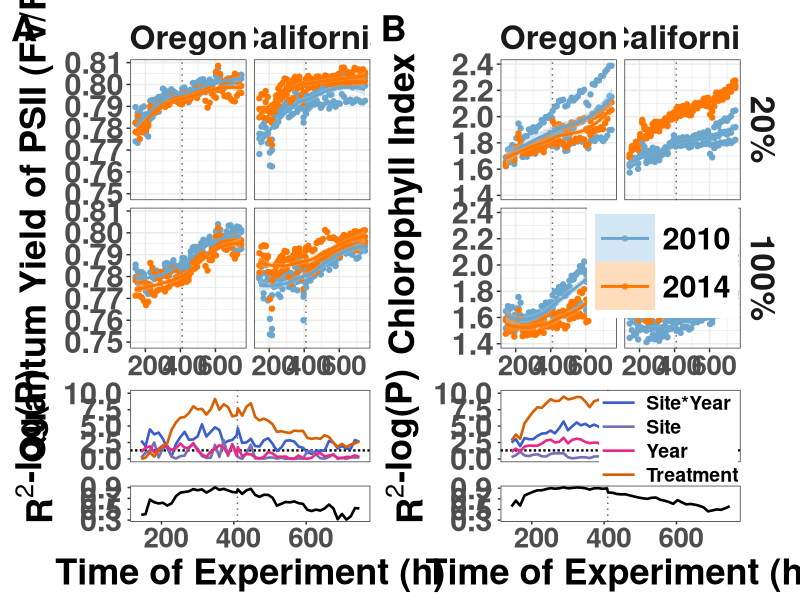
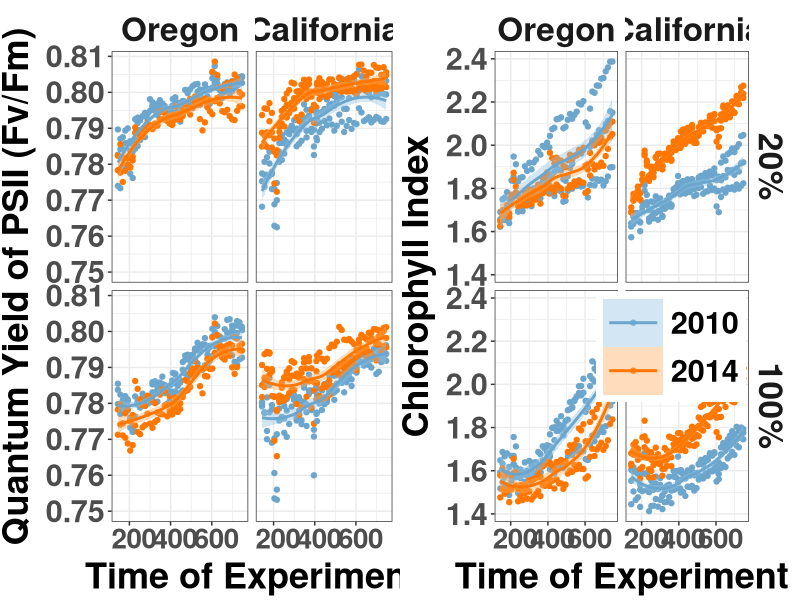
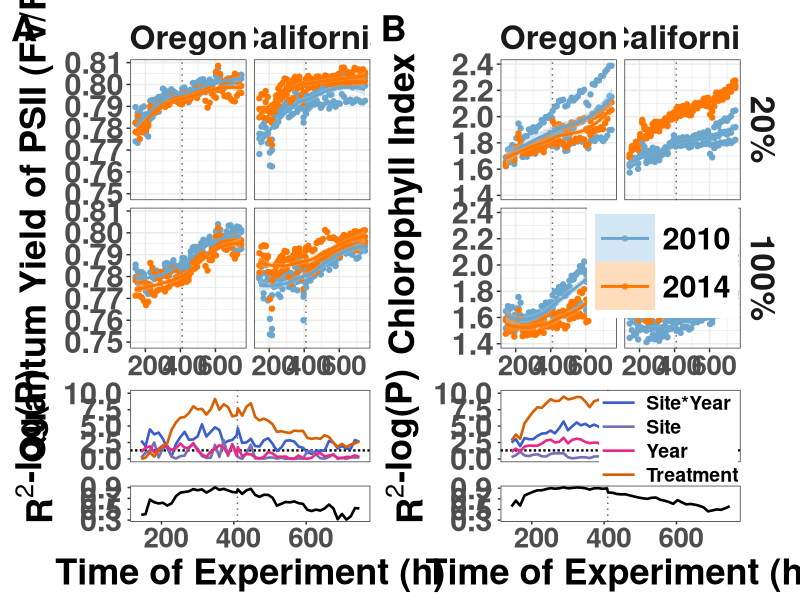

Source code (R) for these figures, in order:
##################################################################################
## Fig 2 : Fv/FM and Chlorophyl graphs with P-values
## Get select graphs for 20 and 100%
## 
###################################################################################
#Import libraries
library(tidyverse)

#Import Data
PS2_all <- read_csv("data/PS2_all.csv")
PS2_all <- PS2_all %>% mutate(Treatment = factor(Treatment, levels = c("20%", "40%", "60%", "80%", "100%")),
                              Timepoint = factor(Timepoint, levels = c("Early", "Late")))

#Colors: solid line/point colors by Year, and lighter fill colors for geom_smooth ribbons
year_colors <- c("2010" = "skyblue3", "2014" = "#FF7700")
year_fill_colors <- c("2010" = "#8FC1E3", "2014" = "#FFA858")


###################################################################################
#Linear Models

library(car)
library(patchwork)

# Data for the models: 20% and 100% only (same subset as the top graphs)
PS2_sub <- PS2_all %>%
  dplyr::filter(Treatment %in% c("20%", "100%")) %>%
  mutate(Treatment = factor(Treatment, levels = c("20%", "100%")),
         Year = factor(Year, levels = c(2010, 2014)),
         Site = factor(Site, levels = c("Oregon", "California")))

#Overall models
mod_FvFm <- lm(Fv.Fm ~ Site * Year + Treatment, data = PS2_sub)
Anova(mod_FvFm)

mod_ChlIdx <- lm(ChlIdx ~ Site * Year + Treatment, data = PS2_sub)
Anova(mod_ChlIdx)



###################################### Fv.Fm: 20% vs 100%, Both Sites ######################################
############################################################################################################
p_fvfm <- PS2_all %>%
  dplyr::filter(Treatment %in% c("20%", "100%")) %>%
  mutate(Treatment = factor(Treatment, levels = c("20%", "100%")),
         Year = factor(Year, levels = c(2010, 2014)),
         Site = factor(Site, levels = c("Oregon", "California"))) %>%
  ggplot(aes(x = TOE, y = Fv.Fm, color = Year, fill = Year)) +
  geom_point() +
  scale_color_manual(values = year_colors, name = "Year") +
  scale_fill_manual(values = year_fill_colors, name = "Year") +
  geom_smooth() +
  facet_grid(Treatment ~ Site) +
  coord_cartesian(ylim = c(0.75, NA)) +
  labs(x = "Time of Experiment", y = "Quantum Yield of PSII (Fv/Fm)") +
  theme_bw() + theme(
    axis.text.x = element_text(size = 20, face = "bold", hjust = 0.4),
    axis.text.y = element_text(size = 22, face = "bold"),
    axis.title.x = element_text(color = "black", size = 26, vjust = 0.5, face = "bold"),
    axis.title.y = element_text(color = "black", size = 26, vjust = 1.7, face = "bold", hjust = 0.5),
    legend.title = element_blank(),
    legend.text = element_text(size = 26, face = "bold"),
    legend.key.size = unit(2, "lines"),
    legend.key.height = unit(1.6, "lines"),
    strip.text = element_text(size = 24, face = "bold"),
    strip.background = element_blank()
  )

#ggsave("paper_graphs/multi_join/select/fvfm_20_100.pdf",
#       plot = p_fvfm, width = 10, height = 10, units = "in")


###################################### ChlIdx: 20% vs 100%, Both Sites #####################################
############################################################################################################

p_chlidx <- PS2_all %>%
  dplyr::filter(Treatment %in% c("20%", "100%")) %>%
  mutate(Treatment = factor(Treatment, levels = c("20%", "100%")),
         Year = factor(Year, levels = c(2010, 2014)),
         Site = factor(Site, levels = c("Oregon", "California"))) %>%
  ggplot(aes(x = TOE, y = ChlIdx, color = Year, fill = Year)) +
  geom_point() +
  scale_color_manual(values = year_colors, name = "Year") +
  scale_fill_manual(values = year_fill_colors, name = "Year") +
  geom_smooth() +
  facet_grid(Treatment ~ Site) +
  labs(x = "Time of Experiment", y = "Chlorophyll Index") +
  theme_bw() + theme(
    axis.text.x = element_text(size = 20, face = "bold", hjust = 0.4),
    axis.text.y = element_text(size = 22, face = "bold"),
    axis.title.x = element_text(color = "black", size = 26, vjust = 0.5, face = "bold"),
    axis.title.y = element_text(color = "black", size = 26, vjust = 1.7, face = "bold", hjust = 0.5),
    legend.title = element_blank(),
    legend.text = element_text(size = 20, face = "bold"),
    legend.key.size = unit(2, "lines"),
    legend.key.height = unit(1.6, "lines"),
    strip.text = element_text(size = 24, face = "bold"),
    strip.background = element_blank()
  )

#ggsave("paper_graphs/chlidx_20_100.pdf",
#       plot = p_chlidx, width = 10, height = 10, units = "in")

library(cowplot)


###################################### Combined: Side-by-side (wide) #######################################
############################################################################################################

# Drop the legend and the Treatment facet strip from the left-hand plot so
# only one shared legend and one set of Treatment labels (on the right plot) appear
p_fvfm_nolegend <- p_fvfm + theme(
  legend.position = "none",
  strip.background.y = element_blank(),
  strip.text.y = element_blank()
)

# Move the legend into the empty space in the upper part of the lower-right
# facet panel (Treatment = 100%, Site = SCalifornia), instead of it sitting
# off to the side. This is only applied for the combined figure -- the
# standalone chlidx_20_100.pdf keeps its normal side legend.
# >>> ADJUST THESE TWO NUMBERS (x, y) TO REPOSITION THE LEGEND <<<
p_chlidx_combined <- p_chlidx + theme(
  legend.position = "inside",
  legend.position.inside = c(0.99, 0.49),   # <-- tweak x/y (0-1 range) here
  legend.justification = c(1, 1),
  legend.background = element_rect(fill = "white", color = NA),
  legend.text = element_text(size = 22, face = "bold"),
  legend.key.size = unit(3, "lines"),
  legend.key.height = unit(2.4, "lines")
)

p_combined_wide <- plot_grid(p_fvfm_nolegend, p_chlidx_combined, nrow = 1)

ggsave("paper_graphs/fvfm_chlidx_2x4.pdf",
       plot = p_combined_wide, width = 20, height = 10, units = "in")

############################################################################################################
#P-value and R2 graphs
# Fit the same model at each TOE; keep P-value per term and adjusted R2 of the full model
get_toe_stats <- function(data, response) {
  data %>%
    group_by(TOE) %>%
    group_modify(~ {
      out <- tryCatch({
        m <- lm(as.formula(paste0("`", response, "` ~ Site * Year + Treatment")), data = .x)
        a <- Anova(m)
        tibble(Term = rownames(a),
               p = a$`Pr(>F)`,
               adjR2 = summary(m)$adj.r.squared)
      }, error = function(e) {
        tibble(Term = c("Site", "Year", "Treatment", "Site:Year", "Residuals"),
               p = NA_real_, adjR2 = NA_real_)
      })
      out
    }) %>%
    ungroup() %>%
    dplyr::filter(Term != "Residuals") %>%
    mutate(negLogP = -log10(p),
           Term = dplyr::recode(Term, "Site:Year" = "Site*Year"),
           Term = factor(Term, levels = c("Site*Year", "Site", "Year", "Treatment")))
}

toe_stats_fvfm   <- get_toe_stats(PS2_sub, "Fv.Fm")
toe_stats_chlidx <- get_toe_stats(PS2_sub, "ChlIdx")

############################################################################################################
###################################### Formatting (middle + bottom) ########################################
############################################################################################################
legend_space <- 5.5   # right margin; 5.5 is the ggplot default so the right edges match the top graphs

# >>> Gap (pt) between the y-axis title and the tick text on the P-value and R2 graphs <<<
# Smaller = title sits closer to the tick text (was 12); raise it to move the title back left
ytitle_gap <- 2

#Shared theme: no grid lines, bold text, text sizes matched to the top figures, zero vertical margins
fig_theme <- theme_bw() + theme(
  panel.grid = element_blank(),
  axis.text.x = element_text(size = 20, face = "bold", hjust = 0.4),
  axis.text.y = element_text(size = 22, face = "bold", margin = margin(r = 4)),      # <-- gap between tick text and plot
  axis.title = element_text(color = "black", size = 26, face = "bold"),
  axis.title.y = element_text(color = "black", size = 26, face = "bold", margin = margin(r = ytitle_gap)),  # <-- gap between title and tick text
  axis.ticks.length = unit(2, "pt"),
  legend.title = element_blank(),
  legend.text = element_text(size = 8, face = "bold"),
  legend.key.size = unit(0.8, "lines"),
  legend.margin = margin(0, 0, 0, 0),
  legend.spacing.y = unit(0, "pt"),
  legend.justification = c(0, 0.5),
  strip.text = element_text(size = 24, face = "bold"),
  strip.background = element_blank(),
  plot.margin = margin(t = 0, r = legend_space, b = 0, l = 5)
)

# Thin dotted black vertical line at TOE = 410 (used on all six graphs)
# >>> linewidth = thickness, alpha = how dark (1 = solid black, lower = fainter) <<<
vline_410 <- function() {
  geom_vline(xintercept = 410, color = "black", linetype = "dotted",
             linewidth = 0.5, alpha = 0.6, show.legend = FALSE)
}

#Term colors, matched to Fig 1a (Site*Year = royalblue3; others keep their Dark2 colors from Fig 1a)
term_colors <- c("Site*Year" = "royalblue3",
                 "Treatment" = "#D95F02",
                 "Site"      = "#7570B3",
                 "Year"      = "#E7298A")

#Middle: -log10(P-value) across TOE (black dashed line = P of 0.05, same as Fig 1a)
# show_legend = TRUE puts the legend inside the upper right corner; FALSE removes it
make_P_plot <- function(toe_stats, show_legend = TRUE) {
  p <- ggplot(toe_stats, aes(x = TOE, y = negLogP, color = Term)) +
    vline_410() +
    geom_hline(yintercept = -log10(0.05), color = "black", linetype = "11", linewidth = 0.8) +
    geom_line(linewidth = 0.9, linetype = "solid") +
    scale_color_manual(values = term_colors) +
    scale_y_continuous(breaks = seq(0, 10, 2.5)) +   # <-- ticks at 0, 2.5, 5, 7.5, 10
    coord_cartesian(ylim = c(0, 10)) +               # <-- upper limit of the axis
    labs(x = NULL, y = "\u2010log(P)") +     # \u2010 = short hyphen instead of the wide minus sign
    fig_theme +
    theme(axis.text.x = element_blank(),
          axis.ticks.x = element_blank())
  
  if (show_legend) {
    p + theme(
      legend.position = "inside",
      legend.position.inside = c(0.99, 0.99),    # <-- tweak x/y (0-1 range) to reposition
      legend.justification = c(1, 1),            # legend's upper right corner sits at the position above
      legend.background = element_rect(fill = "white", color = NA),
      legend.text = element_text(size = 14, face = "bold"),   # <-- legend text size
      legend.key.size = unit(1.2, "lines"),
      legend.key.width = unit(2, "lines")
    )
  } else {
    p + theme(legend.position = "none")
  }
}

#Bottom: adjusted R2 of the full model across TOE (only graph with the x-axis title)
R2_title_hjust <- 0.56   # <-- 0.5 = centered; raise to move the R2 title up, lower to move it down

make_R2_plot <- function(toe_stats, breaks = ggplot2::waiver()) {
  toe_stats %>% distinct(TOE, adjR2) %>%
    ggplot(aes(x = TOE, y = adjR2)) +
    vline_410() +
    geom_line(linewidth = 0.9) +
    scale_y_continuous(breaks = breaks) +
    expand_limits(y = 0.3) +     # forces the axis down to 0.3 so the 0.3 tick shows even with no data there
    labs(x = "Time of Experiment (h)", y = expression(bold(R^2))) +
    fig_theme +
    theme(axis.title.y = element_text(hjust = R2_title_hjust))
}

P_fvfm    <- make_P_plot(toe_stats_fvfm,   show_legend = FALSE)
P_chlidx  <- make_P_plot(toe_stats_chlidx, show_legend = TRUE)
R2_fvfm   <- make_R2_plot(toe_stats_fvfm,   breaks = c(0.3, 0.5, 0.7, 0.9))   # fewer ticks for Fv/Fm R2
R2_chlidx <- make_R2_plot(toe_stats_chlidx, breaks = c(0.3, 0.5, 0.7, 0.9))   # same ticks as Fv/Fm R2

############################################################################################################
###################################### Top row: A / B labels, no x-axis title ##############################
############################################################################################################
# New copies of the top graphs so the originals above stay untouched

# >>> A / B horizontal position (0-1 across each plot); only x changes, y stays at the top <<<
tag_x_A <- 0.025   # <-- raise to move A right, lower to move it left
tag_x_B <- 0.020   # <-- same for B

tag_theme <- function(x) {
  theme(
    plot.tag = element_text(size = 26, face = "bold", hjust = 0.5, vjust = 1),  # same size/bolding as the y-axis titles
    plot.tag.location = "plot",
    plot.tag.position = c(x, 1),       # x = horizontal placement, 1 = top
    axis.title.x = element_blank()     # x-axis title removed from the top graphs
  )
}

# Put the dotted line at TOE = 410 behind the points and curves of a top graph
add_vline_back <- function(p) {
  p$layers <- append(list(vline_410()), p$layers)
  p
}

p_A <- add_vline_back(p_fvfm_nolegend) + labs(tag = "A") + tag_theme(tag_x_A)

# vjust on the Chlorophyll y-title raised from 1.7 to 1.9 to add a little space from the tick labels
p_B <- add_vline_back(p_chlidx_combined) + labs(tag = "B") + tag_theme(tag_x_B) +
  theme(axis.title.y = element_text(vjust = 1.9))

############################################################################################################
###################################### Combine: flat 4 rows x 2 columns grid ###############################
############################################################################################################
# One flat grid (not rows nested inside rows) so patchwork aligns the panel edges across every row
# Rows: top graphs, P-value, blank spacer, R2
# >>> Heights: top = 4, P-value = 1, spacer = 0.075 (white space between P-value and R2), R2 = 0.5 (half the P-value panel) <<<
# Raise the spacer number for more white space, lower it for less
Fig2_full <- wrap_plots(p_A, p_B,
                        P_fvfm, P_chlidx,
                        plot_spacer(), plot_spacer(),
                        R2_fvfm, R2_chlidx,
                        ncol = 2) +
  plot_layout(heights = c(4, 1, 0.075, 0.5))
Fig2_full

ggsave("paper_graphs/Fig2_fvfm_chlidx_stats.pdf",
       plot = Fig2_full, width = 20, height = 16, units = "in")
